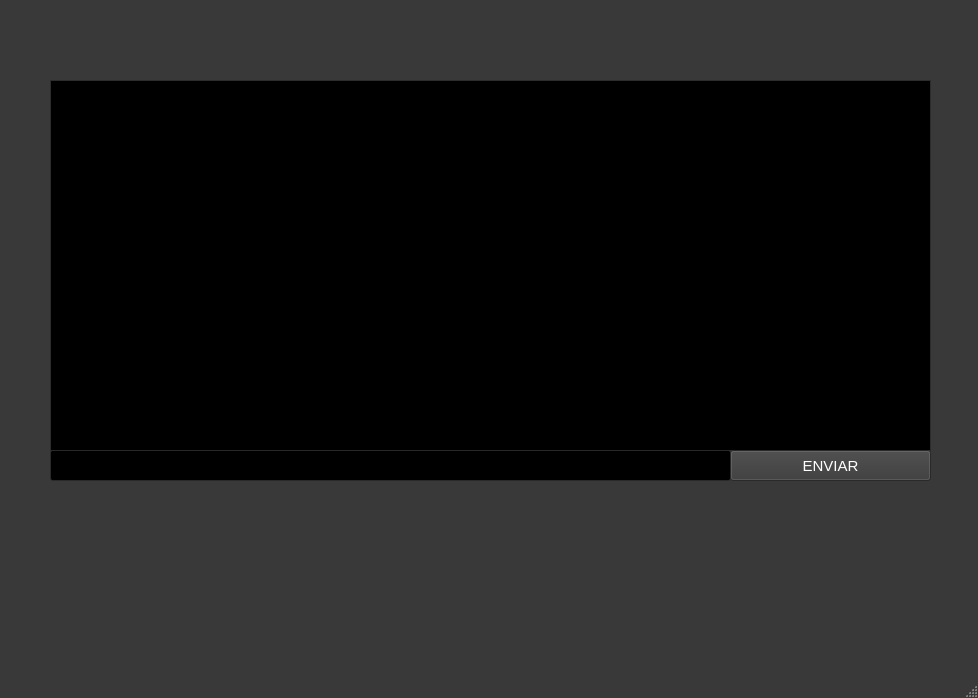
<?xml version="1.0" encoding="UTF-8"?>
<ui version="4.0">
 <class>MainWindow</class>
 <widget class="QMainWindow" name="MainWindow">
  <property name="geometry">
   <rect>
    <x>0</x>
    <y>0</y>
    <width>978</width>
    <height>698</height>
   </rect>
  </property>
  <property name="palette">
   <palette>
    <active>
     <colorrole role="WindowText">
      <brush brushstyle="SolidPattern">
       <color alpha="255">
        <red>255</red>
        <green>255</green>
        <blue>255</blue>
       </color>
      </brush>
     </colorrole>
     <colorrole role="Button">
      <brush brushstyle="SolidPattern">
       <color alpha="255">
        <red>57</red>
        <green>57</green>
        <blue>57</blue>
       </color>
      </brush>
     </colorrole>
     <colorrole role="Light">
      <brush brushstyle="SolidPattern">
       <color alpha="255">
        <red>85</red>
        <green>85</green>
        <blue>85</blue>
       </color>
      </brush>
     </colorrole>
     <colorrole role="Midlight">
      <brush brushstyle="SolidPattern">
       <color alpha="255">
        <red>71</red>
        <green>71</green>
        <blue>71</blue>
       </color>
      </brush>
     </colorrole>
     <colorrole role="Dark">
      <brush brushstyle="SolidPattern">
       <color alpha="255">
        <red>28</red>
        <green>28</green>
        <blue>28</blue>
       </color>
      </brush>
     </colorrole>
     <colorrole role="Mid">
      <brush brushstyle="SolidPattern">
       <color alpha="255">
        <red>38</red>
        <green>38</green>
        <blue>38</blue>
       </color>
      </brush>
     </colorrole>
     <colorrole role="Text">
      <brush brushstyle="SolidPattern">
       <color alpha="255">
        <red>255</red>
        <green>255</green>
        <blue>255</blue>
       </color>
      </brush>
     </colorrole>
     <colorrole role="BrightText">
      <brush brushstyle="SolidPattern">
       <color alpha="255">
        <red>255</red>
        <green>255</green>
        <blue>255</blue>
       </color>
      </brush>
     </colorrole>
     <colorrole role="ButtonText">
      <brush brushstyle="SolidPattern">
       <color alpha="255">
        <red>255</red>
        <green>255</green>
        <blue>255</blue>
       </color>
      </brush>
     </colorrole>
     <colorrole role="Base">
      <brush brushstyle="SolidPattern">
       <color alpha="255">
        <red>0</red>
        <green>0</green>
        <blue>0</blue>
       </color>
      </brush>
     </colorrole>
     <colorrole role="Window">
      <brush brushstyle="SolidPattern">
       <color alpha="255">
        <red>57</red>
        <green>57</green>
        <blue>57</blue>
       </color>
      </brush>
     </colorrole>
     <colorrole role="Shadow">
      <brush brushstyle="SolidPattern">
       <color alpha="255">
        <red>0</red>
        <green>0</green>
        <blue>0</blue>
       </color>
      </brush>
     </colorrole>
     <colorrole role="AlternateBase">
      <brush brushstyle="SolidPattern">
       <color alpha="255">
        <red>28</red>
        <green>28</green>
        <blue>28</blue>
       </color>
      </brush>
     </colorrole>
     <colorrole role="ToolTipBase">
      <brush brushstyle="SolidPattern">
       <color alpha="255">
        <red>255</red>
        <green>255</green>
        <blue>220</blue>
       </color>
      </brush>
     </colorrole>
     <colorrole role="ToolTipText">
      <brush brushstyle="SolidPattern">
       <color alpha="255">
        <red>0</red>
        <green>0</green>
        <blue>0</blue>
       </color>
      </brush>
     </colorrole>
     <colorrole role="PlaceholderText">
      <brush brushstyle="SolidPattern">
       <color alpha="128">
        <red>255</red>
        <green>255</green>
        <blue>255</blue>
       </color>
      </brush>
     </colorrole>
    </active>
    <inactive>
     <colorrole role="WindowText">
      <brush brushstyle="SolidPattern">
       <color alpha="255">
        <red>255</red>
        <green>255</green>
        <blue>255</blue>
       </color>
      </brush>
     </colorrole>
     <colorrole role="Button">
      <brush brushstyle="SolidPattern">
       <color alpha="255">
        <red>57</red>
        <green>57</green>
        <blue>57</blue>
       </color>
      </brush>
     </colorrole>
     <colorrole role="Light">
      <brush brushstyle="SolidPattern">
       <color alpha="255">
        <red>85</red>
        <green>85</green>
        <blue>85</blue>
       </color>
      </brush>
     </colorrole>
     <colorrole role="Midlight">
      <brush brushstyle="SolidPattern">
       <color alpha="255">
        <red>71</red>
        <green>71</green>
        <blue>71</blue>
       </color>
      </brush>
     </colorrole>
     <colorrole role="Dark">
      <brush brushstyle="SolidPattern">
       <color alpha="255">
        <red>28</red>
        <green>28</green>
        <blue>28</blue>
       </color>
      </brush>
     </colorrole>
     <colorrole role="Mid">
      <brush brushstyle="SolidPattern">
       <color alpha="255">
        <red>38</red>
        <green>38</green>
        <blue>38</blue>
       </color>
      </brush>
     </colorrole>
     <colorrole role="Text">
      <brush brushstyle="SolidPattern">
       <color alpha="255">
        <red>255</red>
        <green>255</green>
        <blue>255</blue>
       </color>
      </brush>
     </colorrole>
     <colorrole role="BrightText">
      <brush brushstyle="SolidPattern">
       <color alpha="255">
        <red>255</red>
        <green>255</green>
        <blue>255</blue>
       </color>
      </brush>
     </colorrole>
     <colorrole role="ButtonText">
      <brush brushstyle="SolidPattern">
       <color alpha="255">
        <red>255</red>
        <green>255</green>
        <blue>255</blue>
       </color>
      </brush>
     </colorrole>
     <colorrole role="Base">
      <brush brushstyle="SolidPattern">
       <color alpha="255">
        <red>0</red>
        <green>0</green>
        <blue>0</blue>
       </color>
      </brush>
     </colorrole>
     <colorrole role="Window">
      <brush brushstyle="SolidPattern">
       <color alpha="255">
        <red>57</red>
        <green>57</green>
        <blue>57</blue>
       </color>
      </brush>
     </colorrole>
     <colorrole role="Shadow">
      <brush brushstyle="SolidPattern">
       <color alpha="255">
        <red>0</red>
        <green>0</green>
        <blue>0</blue>
       </color>
      </brush>
     </colorrole>
     <colorrole role="AlternateBase">
      <brush brushstyle="SolidPattern">
       <color alpha="255">
        <red>28</red>
        <green>28</green>
        <blue>28</blue>
       </color>
      </brush>
     </colorrole>
     <colorrole role="ToolTipBase">
      <brush brushstyle="SolidPattern">
       <color alpha="255">
        <red>255</red>
        <green>255</green>
        <blue>220</blue>
       </color>
      </brush>
     </colorrole>
     <colorrole role="ToolTipText">
      <brush brushstyle="SolidPattern">
       <color alpha="255">
        <red>0</red>
        <green>0</green>
        <blue>0</blue>
       </color>
      </brush>
     </colorrole>
     <colorrole role="PlaceholderText">
      <brush brushstyle="SolidPattern">
       <color alpha="128">
        <red>255</red>
        <green>255</green>
        <blue>255</blue>
       </color>
      </brush>
     </colorrole>
    </inactive>
    <disabled>
     <colorrole role="WindowText">
      <brush brushstyle="SolidPattern">
       <color alpha="255">
        <red>28</red>
        <green>28</green>
        <blue>28</blue>
       </color>
      </brush>
     </colorrole>
     <colorrole role="Button">
      <brush brushstyle="SolidPattern">
       <color alpha="255">
        <red>57</red>
        <green>57</green>
        <blue>57</blue>
       </color>
      </brush>
     </colorrole>
     <colorrole role="Light">
      <brush brushstyle="SolidPattern">
       <color alpha="255">
        <red>85</red>
        <green>85</green>
        <blue>85</blue>
       </color>
      </brush>
     </colorrole>
     <colorrole role="Midlight">
      <brush brushstyle="SolidPattern">
       <color alpha="255">
        <red>71</red>
        <green>71</green>
        <blue>71</blue>
       </color>
      </brush>
     </colorrole>
     <colorrole role="Dark">
      <brush brushstyle="SolidPattern">
       <color alpha="255">
        <red>28</red>
        <green>28</green>
        <blue>28</blue>
       </color>
      </brush>
     </colorrole>
     <colorrole role="Mid">
      <brush brushstyle="SolidPattern">
       <color alpha="255">
        <red>38</red>
        <green>38</green>
        <blue>38</blue>
       </color>
      </brush>
     </colorrole>
     <colorrole role="Text">
      <brush brushstyle="SolidPattern">
       <color alpha="255">
        <red>28</red>
        <green>28</green>
        <blue>28</blue>
       </color>
      </brush>
     </colorrole>
     <colorrole role="BrightText">
      <brush brushstyle="SolidPattern">
       <color alpha="255">
        <red>255</red>
        <green>255</green>
        <blue>255</blue>
       </color>
      </brush>
     </colorrole>
     <colorrole role="ButtonText">
      <brush brushstyle="SolidPattern">
       <color alpha="255">
        <red>28</red>
        <green>28</green>
        <blue>28</blue>
       </color>
      </brush>
     </colorrole>
     <colorrole role="Base">
      <brush brushstyle="SolidPattern">
       <color alpha="255">
        <red>57</red>
        <green>57</green>
        <blue>57</blue>
       </color>
      </brush>
     </colorrole>
     <colorrole role="Window">
      <brush brushstyle="SolidPattern">
       <color alpha="255">
        <red>57</red>
        <green>57</green>
        <blue>57</blue>
       </color>
      </brush>
     </colorrole>
     <colorrole role="Shadow">
      <brush brushstyle="SolidPattern">
       <color alpha="255">
        <red>0</red>
        <green>0</green>
        <blue>0</blue>
       </color>
      </brush>
     </colorrole>
     <colorrole role="AlternateBase">
      <brush brushstyle="SolidPattern">
       <color alpha="255">
        <red>57</red>
        <green>57</green>
        <blue>57</blue>
       </color>
      </brush>
     </colorrole>
     <colorrole role="ToolTipBase">
      <brush brushstyle="SolidPattern">
       <color alpha="255">
        <red>255</red>
        <green>255</green>
        <blue>220</blue>
       </color>
      </brush>
     </colorrole>
     <colorrole role="ToolTipText">
      <brush brushstyle="SolidPattern">
       <color alpha="255">
        <red>0</red>
        <green>0</green>
        <blue>0</blue>
       </color>
      </brush>
     </colorrole>
     <colorrole role="PlaceholderText">
      <brush brushstyle="SolidPattern">
       <color alpha="128">
        <red>255</red>
        <green>255</green>
        <blue>255</blue>
       </color>
      </brush>
     </colorrole>
    </disabled>
   </palette>
  </property>
  <property name="windowTitle">
   <string>MainWindow</string>
  </property>
  <widget class="QWidget" name="centralwidget">
   <widget class="QStackedWidget" name="stackedWidget">
    <property name="geometry">
     <rect>
      <x>30</x>
      <y>20</y>
      <width>931</width>
      <height>601</height>
     </rect>
    </property>
    <property name="currentIndex">
     <number>3</number>
    </property>
    <widget class="QWidget" name="page">
     <widget class="QPushButton" name="btnExplorar">
      <property name="geometry">
       <rect>
        <x>630</x>
        <y>400</y>
        <width>211</width>
        <height>101</height>
       </rect>
      </property>
      <property name="font">
       <font>
        <family>MS Gothic</family>
        <pointsize>22</pointsize>
        <weight>75</weight>
        <bold>true</bold>
       </font>
      </property>
      <property name="text">
       <string>EXPLORAR</string>
      </property>
      <property name="checkable">
       <bool>false</bool>
      </property>
      <property name="autoDefault">
       <bool>false</bool>
      </property>
      <property name="flat">
       <bool>false</bool>
      </property>
     </widget>
     <widget class="QPushButton" name="btnMisAmigos">
      <property name="geometry">
       <rect>
        <x>610</x>
        <y>270</y>
        <width>251</width>
        <height>91</height>
       </rect>
      </property>
      <property name="font">
       <font>
        <family>MS Gothic</family>
        <pointsize>22</pointsize>
        <weight>75</weight>
        <bold>true</bold>
       </font>
      </property>
      <property name="text">
       <string>MIS AMIGOS</string>
      </property>
     </widget>
     <widget class="QLabel" name="lblYo">
      <property name="geometry">
       <rect>
        <x>160</x>
        <y>20</y>
        <width>251</width>
        <height>251</height>
       </rect>
      </property>
      <property name="text">
       <string/>
      </property>
      <property name="pixmap">
       <pixmap resource="Recursos.qrc">:/EXTRAS/EXTRAS/userdesc.jpg</pixmap>
      </property>
      <property name="scaledContents">
       <bool>true</bool>
      </property>
     </widget>
     <widget class="QPushButton" name="btnCerrarSesion">
      <property name="geometry">
       <rect>
        <x>700</x>
        <y>40</y>
        <width>161</width>
        <height>51</height>
       </rect>
      </property>
      <property name="font">
       <font>
        <family>MS Gothic</family>
        <pointsize>12</pointsize>
       </font>
      </property>
      <property name="text">
       <string>Cerrar sesión</string>
      </property>
     </widget>
     <widget class="QLabel" name="lblNombreUsu">
      <property name="geometry">
       <rect>
        <x>40</x>
        <y>310</y>
        <width>471</width>
        <height>41</height>
       </rect>
      </property>
      <property name="font">
       <font>
        <family>MS Gothic</family>
        <pointsize>18</pointsize>
       </font>
      </property>
      <property name="text">
       <string>TextLabel</string>
      </property>
     </widget>
     <widget class="QLabel" name="lblApellido">
      <property name="geometry">
       <rect>
        <x>40</x>
        <y>380</y>
        <width>471</width>
        <height>41</height>
       </rect>
      </property>
      <property name="font">
       <font>
        <family>MS Gothic</family>
        <pointsize>18</pointsize>
       </font>
      </property>
      <property name="text">
       <string>TextLabel</string>
      </property>
     </widget>
     <widget class="QLabel" name="lblNacimiento">
      <property name="geometry">
       <rect>
        <x>40</x>
        <y>450</y>
        <width>481</width>
        <height>41</height>
       </rect>
      </property>
      <property name="font">
       <font>
        <family>MS Gothic</family>
        <pointsize>18</pointsize>
       </font>
      </property>
      <property name="text">
       <string>TextLabel</string>
      </property>
     </widget>
     <widget class="QLabel" name="lblCantAmigos">
      <property name="geometry">
       <rect>
        <x>40</x>
        <y>520</y>
        <width>471</width>
        <height>41</height>
       </rect>
      </property>
      <property name="font">
       <font>
        <family>MS Gothic</family>
        <pointsize>18</pointsize>
       </font>
      </property>
      <property name="text">
       <string>TextLabel</string>
      </property>
     </widget>
    </widget>
    <widget class="QWidget" name="page_2">
     <widget class="QLabel" name="lblFake_foto">
      <property name="geometry">
       <rect>
        <x>620</x>
        <y>90</y>
        <width>231</width>
        <height>231</height>
       </rect>
      </property>
      <property name="text">
       <string>pa no perderlo</string>
      </property>
      <property name="scaledContents">
       <bool>true</bool>
      </property>
     </widget>
     <widget class="QLabel" name="lblFake_nombre">
      <property name="geometry">
       <rect>
        <x>50</x>
        <y>120</y>
        <width>391</width>
        <height>41</height>
       </rect>
      </property>
      <property name="font">
       <font>
        <family>MS Gothic</family>
        <pointsize>18</pointsize>
       </font>
      </property>
      <property name="text">
       <string>Nombre</string>
      </property>
     </widget>
     <widget class="QLabel" name="lblFake_trabajo">
      <property name="geometry">
       <rect>
        <x>50</x>
        <y>180</y>
        <width>411</width>
        <height>41</height>
       </rect>
      </property>
      <property name="font">
       <font>
        <family>MS Gothic</family>
        <pointsize>18</pointsize>
       </font>
      </property>
      <property name="text">
       <string>Trabajo</string>
      </property>
     </widget>
     <widget class="QLabel" name="lblFake_estado">
      <property name="geometry">
       <rect>
        <x>50</x>
        <y>240</y>
        <width>421</width>
        <height>41</height>
       </rect>
      </property>
      <property name="font">
       <font>
        <family>MS Gothic</family>
        <pointsize>18</pointsize>
       </font>
      </property>
      <property name="text">
       <string>estado</string>
      </property>
     </widget>
     <widget class="QLabel" name="lblFake_hobby">
      <property name="geometry">
       <rect>
        <x>50</x>
        <y>300</y>
        <width>431</width>
        <height>41</height>
       </rect>
      </property>
      <property name="font">
       <font>
        <family>MS Gothic</family>
        <pointsize>18</pointsize>
       </font>
      </property>
      <property name="text">
       <string>Hobby</string>
      </property>
     </widget>
     <widget class="QLabel" name="lblFake_edad">
      <property name="geometry">
       <rect>
        <x>50</x>
        <y>360</y>
        <width>431</width>
        <height>41</height>
       </rect>
      </property>
      <property name="font">
       <font>
        <family>MS Gothic</family>
        <pointsize>18</pointsize>
       </font>
      </property>
      <property name="text">
       <string>Edad</string>
      </property>
     </widget>
     <widget class="QLabel" name="lblNumero_fake">
      <property name="geometry">
       <rect>
        <x>50</x>
        <y>420</y>
        <width>421</width>
        <height>41</height>
       </rect>
      </property>
      <property name="font">
       <font>
        <family>MS Gothic</family>
        <pointsize>18</pointsize>
       </font>
      </property>
      <property name="text">
       <string>Numero:</string>
      </property>
     </widget>
     <widget class="QPushButton" name="btnFake_next">
      <property name="geometry">
       <rect>
        <x>490</x>
        <y>520</y>
        <width>261</width>
        <height>71</height>
       </rect>
      </property>
      <property name="font">
       <font>
        <family>MS Gothic</family>
        <pointsize>18</pointsize>
       </font>
      </property>
      <property name="text">
       <string>NO ME INTERESAS</string>
      </property>
     </widget>
     <widget class="QPushButton" name="btnFake_agregar">
      <property name="geometry">
       <rect>
        <x>200</x>
        <y>520</y>
        <width>251</width>
        <height>71</height>
       </rect>
      </property>
      <property name="font">
       <font>
        <family>MS Gothic</family>
        <pointsize>18</pointsize>
       </font>
      </property>
      <property name="text">
       <string>¡SEAMOS AMIGOS!</string>
      </property>
     </widget>
     <widget class="QPushButton" name="btnMiPerfilFake">
      <property name="geometry">
       <rect>
        <x>0</x>
        <y>0</y>
        <width>91</width>
        <height>81</height>
       </rect>
      </property>
      <property name="font">
       <font>
        <family>MS Gothic</family>
        <pointsize>12</pointsize>
       </font>
      </property>
      <property name="cursor">
       <cursorShape>PointingHandCursor</cursorShape>
      </property>
      <property name="text">
       <string/>
      </property>
      <property name="icon">
       <iconset resource="Recursos.qrc">
        <normaloff>:/EXTRAS/EXTRAS/perfillogo.png</normaloff>:/EXTRAS/EXTRAS/perfillogo.png</iconset>
      </property>
      <property name="iconSize">
       <size>
        <width>80</width>
        <height>80</height>
       </size>
      </property>
      <property name="flat">
       <bool>true</bool>
      </property>
     </widget>
     <widget class="QPushButton" name="btnReactionLike">
      <property name="geometry">
       <rect>
        <x>580</x>
        <y>350</y>
        <width>81</width>
        <height>61</height>
       </rect>
      </property>
      <property name="cursor">
       <cursorShape>PointingHandCursor</cursorShape>
      </property>
      <property name="text">
       <string/>
      </property>
      <property name="icon">
       <iconset>
        <normaloff>EXTRAS/like.png</normaloff>
        <normalon>:/EXTRAS/EXTRAS/like.png</normalon>EXTRAS/like.png</iconset>
      </property>
      <property name="iconSize">
       <size>
        <width>60</width>
        <height>60</height>
       </size>
      </property>
      <property name="flat">
       <bool>true</bool>
      </property>
     </widget>
     <widget class="QPushButton" name="btnReactionHeart">
      <property name="geometry">
       <rect>
        <x>700</x>
        <y>340</y>
        <width>81</width>
        <height>91</height>
       </rect>
      </property>
      <property name="cursor">
       <cursorShape>PointingHandCursor</cursorShape>
      </property>
      <property name="text">
       <string/>
      </property>
      <property name="icon">
       <iconset>
        <normaloff>EXTRAS/love.png</normaloff>
        <normalon>:/EXTRAS/EXTRAS/love.png</normalon>EXTRAS/love.png</iconset>
      </property>
      <property name="iconSize">
       <size>
        <width>70</width>
        <height>70</height>
       </size>
      </property>
      <property name="flat">
       <bool>true</bool>
      </property>
     </widget>
     <widget class="QPushButton" name="btnReactionSmile">
      <property name="geometry">
       <rect>
        <x>800</x>
        <y>330</y>
        <width>81</width>
        <height>101</height>
       </rect>
      </property>
      <property name="cursor">
       <cursorShape>PointingHandCursor</cursorShape>
      </property>
      <property name="text">
       <string/>
      </property>
      <property name="icon">
       <iconset>
        <normaloff>EXTRAS/risa.png</normaloff>
        <normalon>:/EXTRAS/EXTRAS/risa.png</normalon>EXTRAS/risa.png</iconset>
      </property>
      <property name="iconSize">
       <size>
        <width>65</width>
        <height>65</height>
       </size>
      </property>
      <property name="shortcut">
       <string notr="true"/>
      </property>
      <property name="default">
       <bool>false</bool>
      </property>
      <property name="flat">
       <bool>true</bool>
      </property>
     </widget>
    </widget>
    <widget class="QWidget" name="page_3">
     <widget class="QPushButton" name="lblAmigoSiguiente">
      <property name="geometry">
       <rect>
        <x>320</x>
        <y>490</y>
        <width>161</width>
        <height>81</height>
       </rect>
      </property>
      <property name="font">
       <font>
        <family>MS Gothic</family>
        <pointsize>18</pointsize>
       </font>
      </property>
      <property name="cursor">
       <cursorShape>PointingHandCursor</cursorShape>
      </property>
      <property name="text">
       <string/>
      </property>
      <property name="icon">
       <iconset resource="Recursos.qrc">
        <normaloff>:/EXTRAS/EXTRAS/next.png</normaloff>:/EXTRAS/EXTRAS/next.png</iconset>
      </property>
      <property name="iconSize">
       <size>
        <width>80</width>
        <height>80</height>
       </size>
      </property>
      <property name="flat">
       <bool>true</bool>
      </property>
     </widget>
     <widget class="QPushButton" name="lblAmigoVolver">
      <property name="geometry">
       <rect>
        <x>50</x>
        <y>490</y>
        <width>121</width>
        <height>81</height>
       </rect>
      </property>
      <property name="font">
       <font>
        <family>MS Gothic</family>
        <pointsize>18</pointsize>
       </font>
      </property>
      <property name="text">
       <string/>
      </property>
      <property name="icon">
       <iconset resource="Recursos.qrc">
        <normaloff>:/EXTRAS/EXTRAS/prev.png</normaloff>:/EXTRAS/EXTRAS/prev.png</iconset>
      </property>
      <property name="iconSize">
       <size>
        <width>80</width>
        <height>80</height>
       </size>
      </property>
      <property name="flat">
       <bool>true</bool>
      </property>
     </widget>
     <widget class="QLabel" name="lblAmigoFoto">
      <property name="geometry">
       <rect>
        <x>20</x>
        <y>150</y>
        <width>201</width>
        <height>221</height>
       </rect>
      </property>
      <property name="text">
       <string>FOTO</string>
      </property>
      <property name="scaledContents">
       <bool>true</bool>
      </property>
     </widget>
     <widget class="QLabel" name="lblAmigos">
      <property name="geometry">
       <rect>
        <x>290</x>
        <y>10</y>
        <width>441</width>
        <height>61</height>
       </rect>
      </property>
      <property name="font">
       <font>
        <family>MS Gothic</family>
        <pointsize>14</pointsize>
       </font>
      </property>
      <property name="text">
       <string/>
      </property>
      <property name="pixmap">
       <pixmap resource="Recursos.qrc">:/EXTRAS/EXTRAS/mis amigos.png</pixmap>
      </property>
     </widget>
     <widget class="QPushButton" name="lblAmigoEliminar">
      <property name="geometry">
       <rect>
        <x>180</x>
        <y>500</y>
        <width>141</width>
        <height>61</height>
       </rect>
      </property>
      <property name="font">
       <font>
        <family>MS Gothic</family>
        <pointsize>18</pointsize>
       </font>
      </property>
      <property name="text">
       <string>ELIMINAR</string>
      </property>
     </widget>
     <widget class="QLabel" name="lblAmigoNombre">
      <property name="geometry">
       <rect>
        <x>270</x>
        <y>140</y>
        <width>271</width>
        <height>16</height>
       </rect>
      </property>
      <property name="font">
       <font>
        <family>MS Gothic</family>
        <pointsize>11</pointsize>
       </font>
      </property>
      <property name="text">
       <string>NOMBRE</string>
      </property>
     </widget>
     <widget class="QLabel" name="lblAmigoTrabajo">
      <property name="geometry">
       <rect>
        <x>270</x>
        <y>180</y>
        <width>281</width>
        <height>16</height>
       </rect>
      </property>
      <property name="font">
       <font>
        <family>MS Gothic</family>
        <pointsize>11</pointsize>
       </font>
      </property>
      <property name="text">
       <string>TRABAJO</string>
      </property>
     </widget>
     <widget class="QLabel" name="lblAmigoEstado">
      <property name="geometry">
       <rect>
        <x>270</x>
        <y>220</y>
        <width>271</width>
        <height>16</height>
       </rect>
      </property>
      <property name="font">
       <font>
        <family>MS Gothic</family>
        <pointsize>11</pointsize>
       </font>
      </property>
      <property name="text">
       <string>ESTADO</string>
      </property>
     </widget>
     <widget class="QLabel" name="lblAmigoEdad">
      <property name="geometry">
       <rect>
        <x>270</x>
        <y>260</y>
        <width>281</width>
        <height>16</height>
       </rect>
      </property>
      <property name="font">
       <font>
        <family>MS Gothic</family>
        <pointsize>11</pointsize>
       </font>
      </property>
      <property name="text">
       <string>EDAD</string>
      </property>
     </widget>
     <widget class="QLabel" name="lblAmigoNumero">
      <property name="geometry">
       <rect>
        <x>270</x>
        <y>310</y>
        <width>271</width>
        <height>16</height>
       </rect>
      </property>
      <property name="font">
       <font>
        <family>MS Gothic</family>
        <pointsize>11</pointsize>
        <weight>50</weight>
        <bold>false</bold>
       </font>
      </property>
      <property name="text">
       <string>NUMERO</string>
      </property>
     </widget>
     <widget class="QLabel" name="lblAmigoHobby">
      <property name="geometry">
       <rect>
        <x>270</x>
        <y>360</y>
        <width>281</width>
        <height>16</height>
       </rect>
      </property>
      <property name="font">
       <font>
        <family>MS Gothic</family>
        <pointsize>11</pointsize>
       </font>
      </property>
      <property name="text">
       <string>HOBBY</string>
      </property>
     </widget>
     <widget class="QPushButton" name="btnAmigoMiPerfil">
      <property name="geometry">
       <rect>
        <x>0</x>
        <y>0</y>
        <width>101</width>
        <height>101</height>
       </rect>
      </property>
      <property name="font">
       <font>
        <family>MS Gothic</family>
        <pointsize>10</pointsize>
       </font>
      </property>
      <property name="cursor">
       <cursorShape>PointingHandCursor</cursorShape>
      </property>
      <property name="autoFillBackground">
       <bool>false</bool>
      </property>
      <property name="text">
       <string/>
      </property>
      <property name="icon">
       <iconset resource="Recursos.qrc">
        <normaloff>:/EXTRAS/EXTRAS/perfillogo.png</normaloff>:/EXTRAS/EXTRAS/perfillogo.png</iconset>
      </property>
      <property name="iconSize">
       <size>
        <width>80</width>
        <height>80</height>
       </size>
      </property>
      <property name="flat">
       <bool>true</bool>
      </property>
     </widget>
     <widget class="QListWidget" name="listAmigos">
      <property name="geometry">
       <rect>
        <x>580</x>
        <y>130</y>
        <width>301</width>
        <height>451</height>
       </rect>
      </property>
     </widget>
     <widget class="QComboBox" name="cboxOrden">
      <property name="geometry">
       <rect>
        <x>730</x>
        <y>80</y>
        <width>151</width>
        <height>24</height>
       </rect>
      </property>
      <item>
       <property name="text">
        <string>Nombre</string>
       </property>
      </item>
      <item>
       <property name="text">
        <string>Numero</string>
       </property>
      </item>
      <item>
       <property name="text">
        <string>Edad</string>
       </property>
      </item>
      <item>
       <property name="text">
        <string>Estado</string>
       </property>
      </item>
      <item>
       <property name="text">
        <string>Hobby</string>
       </property>
      </item>
      <item>
       <property name="text">
        <string>Trabajo</string>
       </property>
      </item>
     </widget>
     <widget class="QLabel" name="label">
      <property name="geometry">
       <rect>
        <x>580</x>
        <y>80</y>
        <width>141</width>
        <height>31</height>
       </rect>
      </property>
      <property name="font">
       <font>
        <pointsize>14</pointsize>
       </font>
      </property>
      <property name="text">
       <string>Ordenar por:</string>
      </property>
     </widget>
     <widget class="QPushButton" name="btnEnviarMensaje">
      <property name="geometry">
       <rect>
        <x>130</x>
        <y>420</y>
        <width>261</width>
        <height>61</height>
       </rect>
      </property>
      <property name="font">
       <font>
        <family>MS Gothic</family>
        <pointsize>18</pointsize>
       </font>
      </property>
      <property name="text">
       <string>Enviar Mensaje</string>
      </property>
     </widget>
    </widget>
    <widget class="QWidget" name="page_4">
     <widget class="QTextEdit" name="textEditMensajes">
      <property name="geometry">
       <rect>
        <x>20</x>
        <y>60</y>
        <width>881</width>
        <height>371</height>
       </rect>
      </property>
     </widget>
     <widget class="QLineEdit" name="lineMensaje">
      <property name="geometry">
       <rect>
        <x>20</x>
        <y>430</y>
        <width>681</width>
        <height>31</height>
       </rect>
      </property>
     </widget>
     <widget class="QPushButton" name="btnSend">
      <property name="geometry">
       <rect>
        <x>700</x>
        <y>430</y>
        <width>201</width>
        <height>31</height>
       </rect>
      </property>
      <property name="font">
       <font>
        <pointsize>11</pointsize>
       </font>
      </property>
      <property name="text">
       <string>ENVIAR</string>
      </property>
     </widget>
     <widget class="QPushButton" name="VolverChat">
      <property name="geometry">
       <rect>
        <x>0</x>
        <y>480</y>
        <width>181</width>
        <height>91</height>
       </rect>
      </property>
      <property name="font">
       <font>
        <pointsize>17</pointsize>
       </font>
      </property>
      <property name="cursor">
       <cursorShape>PointingHandCursor</cursorShape>
      </property>
      <property name="text">
       <string/>
      </property>
      <property name="icon">
       <iconset resource="Recursos.qrc">
        <normaloff>:/EXTRAS/EXTRAS/prev.png</normaloff>:/EXTRAS/EXTRAS/prev.png</iconset>
      </property>
      <property name="iconSize">
       <size>
        <width>90</width>
        <height>90</height>
       </size>
      </property>
      <property name="flat">
       <bool>true</bool>
      </property>
     </widget>
    </widget>
   </widget>
  </widget>
  <widget class="QMenuBar" name="menubar">
   <property name="geometry">
    <rect>
     <x>0</x>
     <y>0</y>
     <width>978</width>
     <height>25</height>
    </rect>
   </property>
  </widget>
  <widget class="QStatusBar" name="statusbar"/>
 </widget>
 <resources>
  <include location="Recursos.qrc"/>
 </resources>
 <connections/>
</ui>
